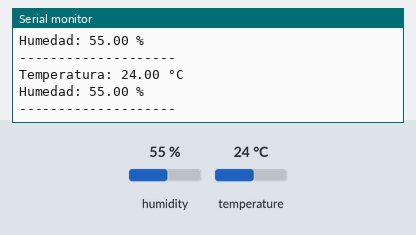
Simulated run of this sketch. Board: ESP32. Parts: the last lines printed to the serial monitor. The inputs (shaded band) are chosen by the test bench; at power-on: humidity 55 %, temperature 24 °C.

Above: at 2.8 s.
2.9 s: humidity set to 22 %
At 5.3 s:
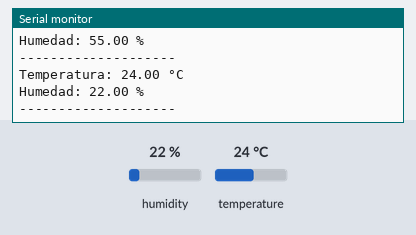
5.6 s: temperature set to 12 °C
At 6.5 s:
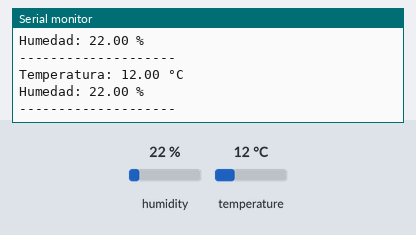
8.3 s: humidity set to 40 %
At 11.3 s:
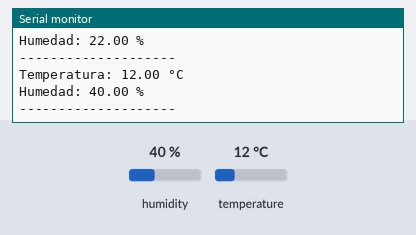
Timing chart, 0 to 12.8 s (numbered marks = the images above; inputs shaded):
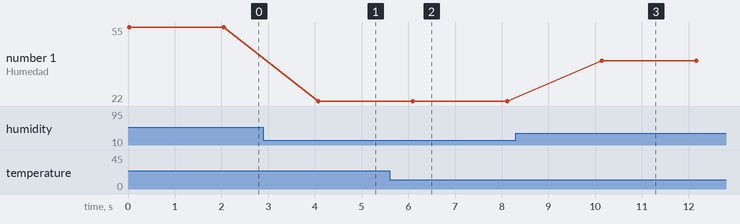

The sketch:

SensorTyH.ino
```cpp
//Sensor Temperatura y Humedad
#include "DHT.h"

#define DHTPIN 27
#define DHTTYPE DHT11

DHT dht(DHTPIN, DHTTYPE);

void setup() {
  Serial.begin(115200);
  dht.begin();

  Serial.println("NOVA CARE - Prueba DHT11");
}

void loop() {
  float humedad = dht.readHumidity();
  float temperatura = dht.readTemperature();

  if (isnan(humedad) || isnan(temperatura)) {
    Serial.println("Error al leer el sensor");
    delay(2000);
    return;
  }

  Serial.print("Temperatura: ");
  Serial.print(temperatura);
  Serial.println(" °C");

  Serial.print("Humedad: ");
  Serial.print(humedad);
  Serial.println(" %");

  Serial.println("--------------------");

  delay(2000);
}
```

Measured:
- after the input at 2.9 s, the serial monitor: prints a new line after 1.2 s (image 1)
- after the input at 5.6 s, the serial monitor: prints a new line after 0.49 s (image 2)
- after the input at 8.3 s, the serial monitor: prints a new line after 1.8 s (image 3)
- plotted number 1: 55 → 22 after the input at 2.9 s, 22 → 40 after the input at 8.3 s
